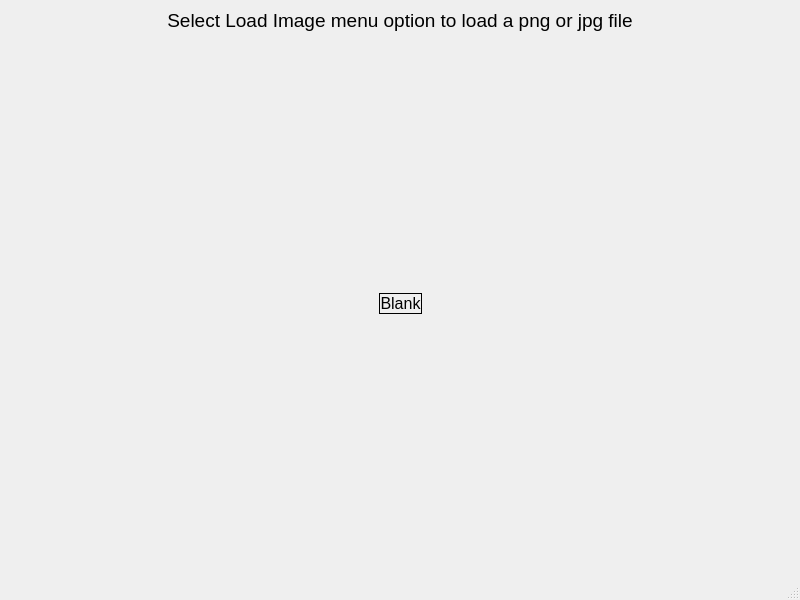
<?xml version="1.0" encoding="UTF-8"?>
<ui version="4.0">
 <class>MainWindow</class>
 <widget class="QMainWindow" name="MainWindow">
  <property name="geometry">
   <rect>
    <x>0</x>
    <y>0</y>
    <width>800</width>
    <height>600</height>
   </rect>
  </property>
  <property name="windowTitle">
   <string>MainWindow</string>
  </property>
  <widget class="QWidget" name="centralwidget">
   <layout class="QVBoxLayout" name="verticalLayout_2">
    <item>
     <layout class="QVBoxLayout" name="verticalLayout">
      <item>
       <widget class="QLabel" name="label">
        <property name="font">
         <font>
          <pointsize>14</pointsize>
         </font>
        </property>
        <property name="text">
         <string>Select Load Image menu option to load a png or jpg file</string>
        </property>
        <property name="alignment">
         <set>Qt::AlignCenter</set>
        </property>
       </widget>
      </item>
      <item>
       <spacer name="verticalSpacer">
        <property name="orientation">
         <enum>Qt::Vertical</enum>
        </property>
        <property name="sizeHint" stdset="0">
         <size>
          <width>20</width>
          <height>40</height>
         </size>
        </property>
       </spacer>
      </item>
      <item>
       <layout class="QHBoxLayout" name="horizontalLayout">
        <item>
         <spacer name="horizontalSpacer">
          <property name="orientation">
           <enum>Qt::Horizontal</enum>
          </property>
          <property name="sizeHint" stdset="0">
           <size>
            <width>40</width>
            <height>20</height>
           </size>
          </property>
         </spacer>
        </item>
        <item>
         <widget class="QLabel" name="imageLabel">
          <property name="font">
           <font>
            <pointsize>12</pointsize>
           </font>
          </property>
          <property name="frameShape">
           <enum>QFrame::Box</enum>
          </property>
          <property name="text">
           <string>Blank</string>
          </property>
          <property name="alignment">
           <set>Qt::AlignCenter</set>
          </property>
         </widget>
        </item>
        <item>
         <spacer name="horizontalSpacer_2">
          <property name="orientation">
           <enum>Qt::Horizontal</enum>
          </property>
          <property name="sizeHint" stdset="0">
           <size>
            <width>40</width>
            <height>20</height>
           </size>
          </property>
         </spacer>
        </item>
       </layout>
      </item>
      <item>
       <spacer name="verticalSpacer_2">
        <property name="orientation">
         <enum>Qt::Vertical</enum>
        </property>
        <property name="sizeHint" stdset="0">
         <size>
          <width>20</width>
          <height>40</height>
         </size>
        </property>
       </spacer>
      </item>
     </layout>
    </item>
   </layout>
  </widget>
  <widget class="QMenuBar" name="menubar">
   <property name="geometry">
    <rect>
     <x>0</x>
     <y>0</y>
     <width>800</width>
     <height>21</height>
    </rect>
   </property>
  </widget>
  <widget class="QStatusBar" name="statusbar"/>
 </widget>
 <resources/>
 <connections/>
</ui>
